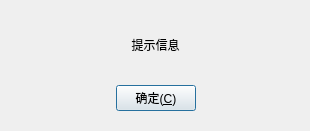
<?xml version="1.0" encoding="UTF-8"?>
<ui version="4.0">
 <class>contentDialog</class>
 <widget class="QDialog" name="contentDialog">
  <property name="geometry">
   <rect>
    <x>0</x>
    <y>0</y>
    <width>310</width>
    <height>131</height>
   </rect>
  </property>
  <property name="sizePolicy">
   <sizepolicy hsizetype="Fixed" vsizetype="Fixed">
    <horstretch>0</horstretch>
    <verstretch>0</verstretch>
   </sizepolicy>
  </property>
  <property name="windowTitle">
   <string>提示</string>
  </property>
  <property name="styleSheet">
   <string notr="true"/>
  </property>
  <widget class="QWidget" name="verticalLayoutWidget">
   <property name="geometry">
    <rect>
     <x>20</x>
     <y>10</y>
     <width>271</width>
     <height>101</height>
    </rect>
   </property>
   <layout class="QVBoxLayout" name="verticalLayout">
    <item>
     <widget class="QLabel" name="label">
      <property name="text">
       <string>提示信息</string>
      </property>
      <property name="alignment">
       <set>Qt::AlignCenter</set>
      </property>
     </widget>
    </item>
    <item>
     <layout class="QHBoxLayout" name="horizontalLayout">
      <item>
       <spacer name="horizontalSpacer">
        <property name="orientation">
         <enum>Qt::Horizontal</enum>
        </property>
        <property name="sizeHint" stdset="0">
         <size>
          <width>40</width>
          <height>20</height>
         </size>
        </property>
       </spacer>
      </item>
      <item>
       <widget class="QPushButton" name="pushButton">
        <property name="text">
         <string>确定(&amp;C)</string>
        </property>
       </widget>
      </item>
      <item>
       <spacer name="horizontalSpacer_2">
        <property name="orientation">
         <enum>Qt::Horizontal</enum>
        </property>
        <property name="sizeHint" stdset="0">
         <size>
          <width>40</width>
          <height>20</height>
         </size>
        </property>
       </spacer>
      </item>
     </layout>
    </item>
   </layout>
  </widget>
 </widget>
 <resources/>
 <connections/>
</ui>
